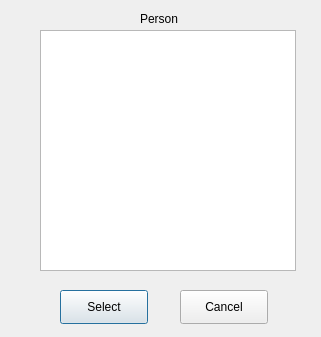
<?xml version="1.0" encoding="UTF-8"?>
<ui version="4.0">
 <class>PersonListDialog</class>
 <widget class="QDialog" name="PersonListDialog">
  <property name="geometry">
   <rect>
    <x>0</x>
    <y>0</y>
    <width>321</width>
    <height>337</height>
   </rect>
  </property>
  <property name="windowTitle">
   <string>Dialog</string>
  </property>
  <widget class="QListView" name="personListView">
   <property name="geometry">
    <rect>
     <x>40</x>
     <y>30</y>
     <width>256</width>
     <height>241</height>
    </rect>
   </property>
  </widget>
  <widget class="QLabel" name="personLbl">
   <property name="geometry">
    <rect>
     <x>140</x>
     <y>10</y>
     <width>58</width>
     <height>18</height>
    </rect>
   </property>
   <property name="text">
    <string>Person</string>
   </property>
  </widget>
  <widget class="QPushButton" name="pushButton">
   <property name="geometry">
    <rect>
     <x>60</x>
     <y>290</y>
     <width>88</width>
     <height>34</height>
    </rect>
   </property>
   <property name="text">
    <string>Select</string>
   </property>
  </widget>
  <widget class="QPushButton" name="pushButton_2">
   <property name="geometry">
    <rect>
     <x>180</x>
     <y>290</y>
     <width>88</width>
     <height>34</height>
    </rect>
   </property>
   <property name="text">
    <string>Cancel</string>
   </property>
  </widget>
 </widget>
 <resources/>
 <connections/>
</ui>
